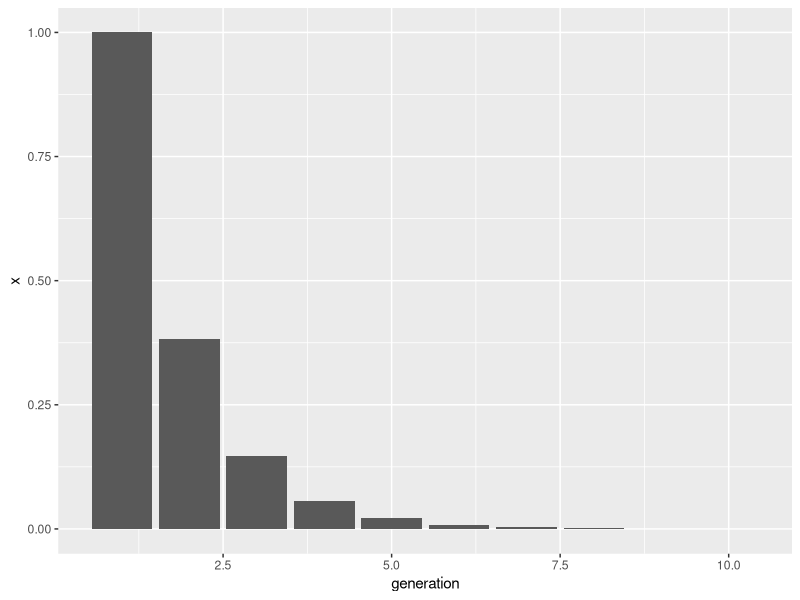

Reproduce this figure in R.
#
#
#
#
#
#
#
#
#
#
#
#
#
#
#
#
#
#
#
#
#
#
#
#
#
#
#
#
#
#
#
#
#
#
#
#
#
#
#
#
#
#
#
#
#
#
#
#
#
#
#
#
#
#
#
#
#
#
#
#
#
#
#
#
#
#
#
#
#
#
#
#
#
#
#
#
#
#
#
#
#
#
#
#
#
#
#
#
#
#
#
#
#
#
#
#
#
#
#
#
#
#
#
#
#
#
#
#
#
#
#
#
#
#
#
#
#
#
#
#
#
#
#
#
#
#
#
#
#
#
#
#
#
#
#
#
#
#
#
#
#
#
#
#
#
#
#
#
#
#
#
#
#
#
#
#
#
#
#
#
#
#
#
#
#
#
#
#
#
#
#
#
#
#
#
#
#
#
#
#
#
#
#
#
#
#
#
#
#
#
#
#
#
#
#
#
#
#
#
#
#
#
#
#
#
#
#
#
#
#
#
#
#
#
#
#
#
#
#
#
#
#
#
#
#
#
#
#
#
#
#
#
#
#
#
#
#
#
#
#
#
#
#
#
#
#
#
#
#
#
#
#
#
#
#
#
#
#
#
#
#
#
#
#
#
#
#
#
#
#
#
#
#
#
#
#
#
#
#
#
#
#
#
#
#
#
#
#
#
#
#
#
#
#
#
#
#
#
#
#
#
#
#
#
#
#
#
#
#
#
#
#
#
#
#
#
#
#
#
#
#
#
#
#
#
#
#
#
#
#
#
#
#
#
#
#
#
#
#
#
#
#
#
#
#
#
#
#
#
#
#
#
#
#
#
#
#
#
#
#
#
#
#
#
#
#
#
#
#
#
#
#
#
#
#
#
#
#
#
#
#
#
#
#
#
#
#
#
#
#
#
#
#
#
#
#
#
#
#
#
#
#
#
#
#
#
#
#
#
#
#
#
#
#
#
#
#
#
#
#
#
#
#
#
#
#
#
#
#
#
#
#
#
#
#
#
#
#
#
#
#
#
#
#
#
#
#
#
#
#
#
#
#
#
#
#
#
#
#
#
#
#
#
#
#
#
#
#
#
#
#
#
#
#
#
#
#
#
#
#
#
#
#
#
#
#
#
#
#
#
#
#
#
#
#
#
#
#
#
#
#
#
#
#
#
#
#
#
#
#
#
#
#
#
#
#
#
#
#
#
#
#
#
#
#
#
#
#
#
#
#
#
#
#
#
#
#
#
#
#
#
#
#
#
#
#
#
#
#
#
#
#
#
#
#
#
#
#
#
#
#
#
#
#
#
#
#
#
#
#
#
#| column: margin
#| fig-width: 3
#| fig-height: 1
#| fig-cap: Simulation to confirm the solution. We let $\beta=\gamma=1$, implying a law of motion of $x_{t+1}=3x_t-x_{t-1}$, and as predicted $x$ declines by a factor of 0.38 each generation.

library(tidyverse)

x <- c(1, 0.381966) # initialize sequence with x_0=2, x_1=0.381966
i <- 2 # counter
while (i < 10) { # only go to 10 generations because we lose accuracy and everything turns negative
   x <- c(x, 3 * x[i] - x[i - 1])
   i <- i + 1
}
ggplot(tibble(x), aes(x = 1:nrow(tibble(x)), y = x)) +
   geom_bar(stat = "identity") +
   xlab("generation")
#
#
#
#
#
#
#
#
#
#
#
#
#
#
#
#
#
#
#
#
#
#
#
#
#
#
#
#
#
#
#
#
#
#
#
#
#
#
#
#
#
#
#
#
#
#
#
#
#
#
#
#
#
#
#
#
#
#
#
#
#
#
#
#
#
#
#
#
#
#
#
#
#
#
#
#
#
#
#
#
#
#
#
#
#
#
#
#
#
#
#
